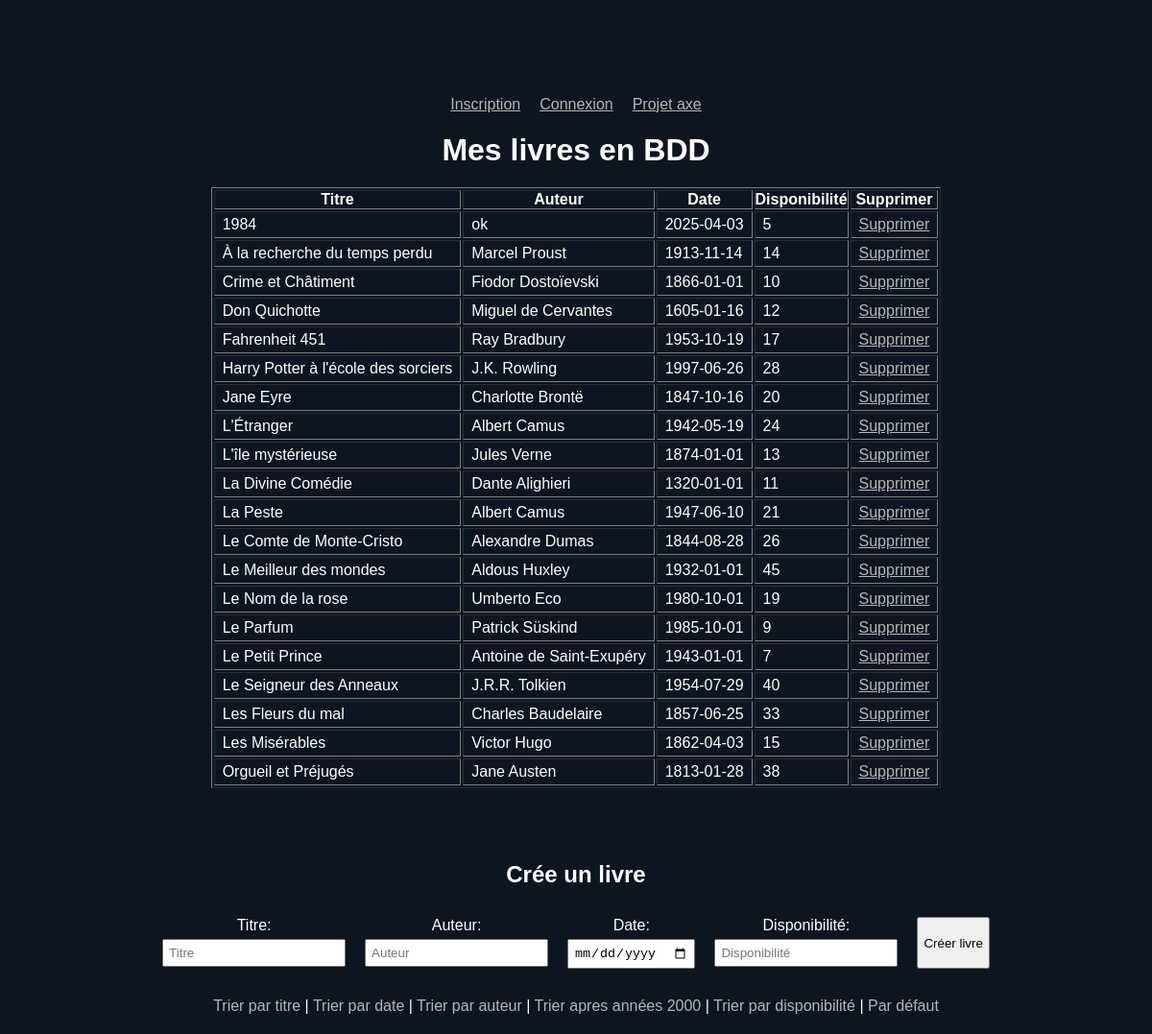
The page /exercices/index.php?action=title on the database its author committed.
### tables this page shows
CREATE TABLE `book` (
  `idbook` int NOT NULL,
  `title` varchar(45) NOT NULL,
  `author` varchar(45) NOT NULL,
  `date_publication` date NOT NULL,
  `availability` int DEFAULT NULL
);

### exercices/index.php (the view, shortened to what this page needs)
<?php
require_once("connexion.php");
if (isset($_GET['action'])) {
    switch ($_GET['action']) {
        case 'title':
            $stmt = $pdo->query("SELECT * FROM book ORDER BY title ASC");
            break;
    }
} else {
    $stmt = $pdo->query("SELECT * FROM book");
}
$books = $stmt->fetchAll(PDO::FETCH_ASSOC);
?>
<!DOCTYPE html>
<html lang="en">
<head>
    <link rel="stylesheet" href="style.css">
</head>
<body>
<div class="flex">
<a href="inscription.php">Inscription</a>
<a href="login.php">Connexion</a>
<a href="../projet-axe/index.php">Projet axe</a>
</div>
<h1 >Mes livres en BDD</h1>
<table border="1">
    <thead>
        <th>Titre</th>
        <th>Auteur</th>
        <th>Date</th>
        <th>Disponibilité</th>
        <th>Supprimer</th>
    </thead>
    <tbody>
        <?php
        foreach ($books as $book) {
            echo "<tr>";
            echo "<td>" . $book["title"] . "</td>";
            echo "<td>" . $book["author"] . "</td>";
            echo "<td>" . $book["date_publication"] . "</td>";
            echo "<td>" . $book["availability"] . "</td>";
            echo "<td><a href='?id_book=" . $book["idbook"] . "&action=delete'>Supprimer</a></td>";
            echo "</tr>";
        }
        ?>
    </tbody>
</table>
<br><br>
<form class="form" method="POST">
<h2>Crée un livre</h2>
    <div class="create">
        <div class="write">
            <label for="title">Titre:</label>
            <input type="text" name="title" id="title" placeholder="Titre">
        </div>
        <div class="write">
            <label for="author">Auteur:</label>
            <input type="text" name="author" id="author" placeholder="Auteur">
        </div>
        <div class="write">
            <label for="date_publication">Date:</label>
            <input type="date" name="date_publication" id="date_publication">
        </div>
        <div class="write">
            <label for="availability">Disponibilité:</label>
            <input type="number" name="availability" id="availability" placeholder="Disponibilité">
        </div>
        <input type="submit" name="create" value="Créer livre">
    </div>
    <div class="trier">
        <a class="tri" href="?action=title">Trier par titre</a> |
        <a class="tri" href="?action=date">Trier par date</a> |
        <a class="tri" href="?action=author">Trier par auteur</a> |
        <a class="tri" href="?action=two">Trier apres années 2000</a> |
        <a class="tri" href="?action=dispo">Trier par disponibilité</a> |
        <a class="tri" href="?action=default">Par défaut</a>
    </div>
</form>
</body>
</html>

### exercices/style.css (style rules this page uses)
* { box-sizing: border-box; padding: 0; margin: 0; }
body { font-family: Arial, sans-serif; background-color: #0d1521; color: white; display: flex; flex-direction: column; gap: 20px; padding: 20px; justify-content: center; align-items: center; height: 100%; margin: 0; }
td { padding: 4px 8px; }
a { color: rgb(182, 182, 182); }
.tri { text-decoration: none; }
.form { display: flex; gap: 30px; flex-direction: column; text-align: center; }
input { padding: 5px; }
.create { display: flex; gap: 20px; }
.write { display: flex; flex-direction: column; gap: 5px; }
.flex { display: flex; gap: 20px; margin-top: 5rem; }

### rows shown on the page
book: title "1984", author "ok", date_publication "2025-04-03", availability "5"
book: title "À la recherche du temps perdu", author "Marcel Proust", date_publication "1913-11-14", availability "14"
book: title "Crime et Châtiment", author "Fiodor Dostoïevski", date_publication "1866-01-01", availability "10"
book: title "Don Quichotte", author "Miguel de Cervantes", date_publication "1605-01-16", availability "12"
book: title "Fahrenheit 451", author "Ray Bradbury", date_publication "1953-10-19", availability "17"
book: title "Harry Potter à l'école des sorciers", author "J.K. Rowling", date_publication "1997-06-26", availability "28"
book: title "Jane Eyre", author "Charlotte Brontë", date_publication "1847-10-16", availability "20"
book: title "L'Étranger", author "Albert Camus", date_publication "1942-05-19", availability "24"
book: title "L'île mystérieuse", author "Jules Verne", date_publication "1874-01-01", availability "13"
book: title "La Divine Comédie", author "Dante Alighieri", date_publication "1320-01-01", availability "11"
book: title "La Peste", author "Albert Camus", date_publication "1947-06-10", availability "21"
book: title "Le Comte de Monte-Cristo", author "Alexandre Dumas", date_publication "1844-08-28", availability "26"
book: title "Le Meilleur des mondes", author "Aldous Huxley", date_publication "1932-01-01", availability "45"
book: title "Le Nom de la rose", author "Umberto Eco", date_publication "1980-10-01", availability "19"
book: title "Le Parfum", author "Patrick Süskind", date_publication "1985-10-01", availability "9"
book: title "Le Petit Prince", author "Antoine de Saint-Exupéry", date_publication "1943-01-01", availability "7"
book: title "Le Seigneur des Anneaux", author "J.R.R. Tolkien", date_publication "1954-07-29", availability "40"
book: title "Les Fleurs du mal", author "Charles Baudelaire", date_publication "1857-06-25", availability "33"
book: title "Les Misérables", author "Victor Hugo", date_publication "1862-04-03", availability "15"
book: title "Orgueil et Préjugés", author "Jane Austen", date_publication "1813-01-28", availability "38"
